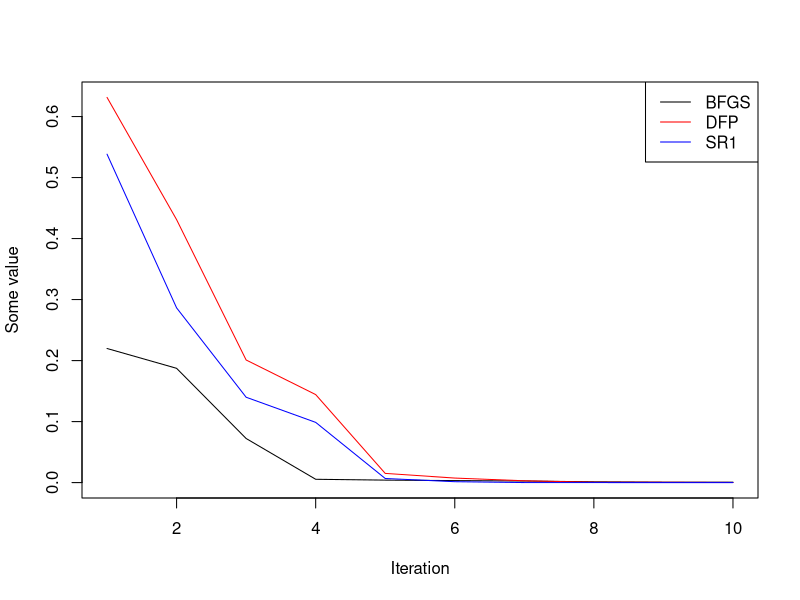

Reproduce this figure in R.
## ---- chunk 1
knitr::opts_chunk$set(echo = TRUE)
printf <- function(...) cat(sprintf(...))
printfln <- function(...) cat(sprintf(...), "\n")
library(microbenchmark)
## ---- chunk 2
###########################################
# Convex Elliptical Objective Function
###########################################
f = function(x) 0.5*(100*x[1]^2 + x[2]^2)
f_xy = function(x,y) 0.5*(100*x^2 + y^2)
x_min_true = c(0, 0)

# analytic derivatives
g = function(x) c(0.5*200*x[1], 0.5*2*x[2])
H = function(x) 0.5*rbind(c(200, 0), c(0, 2))
## ---- chunk 3
# Implementation af backtracking
backtracking_line_search <- function(alpha, c, rho, x_k, p_k, g_k, f) {
	alpha_k <- alpha
	repeat { 
		lhs <- f(x_k + alpha_k * p_k)
		rhs <- f(x_k) + c * alpha_k * g_k %*% p_k
		if (lhs <= rhs) break
		alpha_k <- rho * alpha_k
	}
	return(alpha_k)
}

# Implementation af BFGS
BFGS <- function(f, g, x_k, alpha, c, rho, tol, k_max){
  k <- 0
  n <- length(x_k)
  H_k <- I_n <- diag(n)
  g_k <- tol + 1
  while (norm(g_k, type="2") > tol & k < k_max) {
    g_k <- g(x_k)
    p_k <- -  H_k %*% g_k
    alpha_k <- backtracking_line_search(alpha, c, rho, x_k, p_k, g_k, f)
    x_old <- x_k
    x_k <- x_k + alpha_k * p_k
    s_k <- x_k - x_old
    y_k <- g(x_k) - g_k
    rho_k <- 1 / (t(y_k) %*% s_k)[1]
    H_k <- (I_n - rho_k * (s_k %*% t(y_k))[1]) %*% H_k %*% (I_n - rho_k * (s_k %*% t(y_k))[1]) + rho_k * (s_k %*% t(s_k))[1]
    k <- k + 1
  }
printfln("k = %d \t x_k = (%6.3f , %6.3f) \t f_k = %.2f \t g_k = (%8.3f , %8.3f) \t alpha_k = %.5f", k, x_k[1] , x_k[2], f(x_k), g_k[1] , g_k[2], alpha_k)
  return(x_k)
}


# Implementation af BFGS opdatering
BFGS_620 <- function(f, g, x_k, alpha, c, rho, tol, k_max){
  n <- length(x_k)
  H_k <- I_n <- diag(n)
  g_k <- g(x_k)
    p_k <- -  H_k %*% g_k
    alpha_k <- backtracking_line_search(alpha, c, rho, x_k, p_k, g_k, f)
    x_old <- x_k
    x_k <- x_k + alpha_k * p_k
    s_k <- x_k - x_old
    y_k <- g(x_k) - g_k
    H_k <- ((t(y_k) %*% s_k)[1]) / ((t(y_k) %*% y_k)[1]) * I_n
    k <- 1
  while (norm(g_k, type="2") > tol & k < k_max) {
    g_k <- g(x_k)
    p_k <- -  H_k %*% g_k
    alpha_k <- backtracking_line_search(alpha, c, rho, x_k, p_k, g_k, f)
    x_old <- x_k
    x_k <- x_k + alpha_k * p_k
    s_k <- x_k - x_old
    y_k <- g(x_k) - g_k
    rho_k <- 1 / (t(y_k) %*% s_k)[1]
    H_k <- (I_n - rho_k * (s_k %*% t(y_k))[1]) %*% H_k %*% (I_n - rho_k * (s_k %*% t(y_k))[1]) + rho_k * (s_k %*% t(s_k))[1]
    k <- k + 1
  }
printfln("k = %d \t x_k = (%6.3f , %6.3f) \t f_k = %.2f \t g_k = (%8.3f , %8.3f) \t alpha_k = %.5f", k, x_k[1] , x_k[2], f(x_k), g_k[1] , g_k[2], alpha_k)
  return(x_k)
}


# Implementation af DFP
DFP <- function(f, g, x_k, alpha, c, rho, tol, k_max){
  k <- 0
  n <- length(x_k)
  H_k <- I_n <- diag(n)
  g_k <- tol + 1
  while (norm(g_k, type="2") > tol & k < k_max) {
    g_k <- g(x_k)
    p_k <- -  H_k %*% g_k
    alpha_k <- backtracking_line_search(alpha, c, rho, x_k, p_k, g_k, f)
    x_old <- x_k
    x_k <- x_k + alpha_k * p_k
    s_k <- x_k - x_old
    y_k <- g(x_k) - g_k
    H_k <- H_k - (H_k %*% y_k %*% t(y_k) %*% H_k) / (t(y_k) %*% H_k %*% y_k)[1] + (s_k %*% t(s_k)) / (t(y_k) %*% s_k)[1]
    k <- k + 1
  }
printfln("k = %d \t x_k = (%6.3f , %6.3f) \t f_k = %.2f \t g_k = (%8.3f , %8.3f) \t alpha_k = %.5f", k, x_k[1] , x_k[2], f(x_k), g_k[1] , g_k[2], alpha_k)
  return(x_k)
}

## ---- chunk 4
x_k <- c(5,1)
alpha <- 1
c <- 1e-4
tol <- 1e-3
rho <- 0.5
k_max <- 10000


DFP(f, g, x_k, alpha, c, rho, tol, k_max)
BFGS(f, g, x_k, alpha, c, rho, tol, k_max)
BFGS_620(f, g, x_k, alpha, c, rho, tol, k_max)
optim(x_k, f, g, method = "BFGS")
## ---- chunk 5
res_bfgs <- cumprod(runif(10))
res_dfp <- cumprod(runif(10))
res_sr1 <- cumprod(runif(10))

nms <- c("BFGS", "DFP", "SR1")
clrs <- c("black", "red", "blue")
x_plot <- list(res_bfgs, res_dfp, res_sr1)

x_lim <- c(1, max(sapply(x_plot, length)))
y_lim <- range(sapply(x_plot, range))

plot(seq_along(x_plot[[1]]), x_plot[[1]], 
     type = "l", col = clrs[1], 
     xlim = x_lim, ylim = y_lim,
     xlab = "Iteration",
     ylab = "Some value")
for (i in 2L:length(x_plot)) {
  lines(seq_along(x_plot[[i]]), x_plot[[i]], col = clrs[i])
}
legend("topright", legend = nms, col = clrs, lty = 1)
## ---- chunk 6
